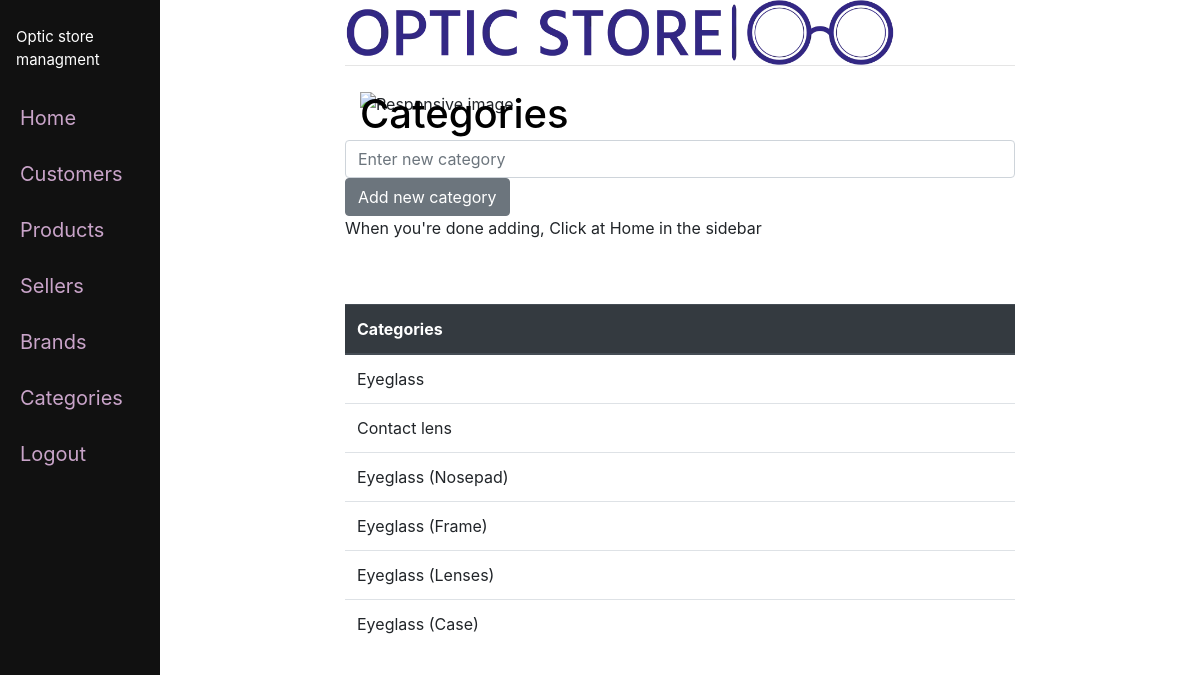
Page /category/ (signed in) on the committed database.
### optic/models.py (models this page shows, shortened)
class Category(models.Model):
    NADMIN = 'Added by a non-admin user'
    ADMIN = 'Approved by Admin'
    ADDER = [
        (NADMIN, ('Added by a non-admin user')),
        (ADMIN, ('Approved by Admin')),
    ]
    name = models.CharField(max_length=100)
    status = models.CharField(max_length=30, choices=ADDER, default=NADMIN)

### optic/views.py (the view, shortened to what this page needs)
# urls.py: path('category/', views.category, name='category'),
def category(request):
    categories = Category.objects.all()
    current_user = request.user
    return render(request, 'category.html', {'categories':categories})

### optic/templates/category.html (shortened to what this page needs)
{% extends 'base.html' %}
{% load static %}
{% block content%}
{% if user.is_authenticated %}
	<div class="container">
		<h1 style="position: absolute; text-align: left; color: #000000;">Categories</h1>
		<img src='{% static "category.png" %}' style="width: 100%; height: 50px; object-fit: cover;" alt="Responsive image">
	</div>
	<form method="post" action="#">
		<input class="form-control me-2" type="search" placeholder="Enter new category" aria-label="Search" name="category">
		<button type="submit", name="newcategory", value="newcategory" class="btn btn-secondary">Add new category</button>
		<p>When you're done adding, Click at Home in the sidebar</p>
		{% if user.is_superuser %}
		<table class="table table-hover">
			<thead class="thead-dark"><tr>
				<th>Categoies added by a non admin user</th>
				<th></th>
				<th></th>
			</tr></thead>
				<tbody>
					{% for category in categories %} {% if category.status == category.NADMIN %}
						<tr>
							<td>{{ category.name }}</td>
							<td><button type="submit", name="delete", value="{{category.id}}" class="btn btn-danger">Delete</button></td>
							<td><button type="submit", name="approve", value="{{category.id}}" class="btn btn-primary">Approve</button></td>
						</tr>
						{% endif %}
					{% endfor %}
				</tbody>
		</table>
		<table class="table table-hover">
			<thead class="thead-dark"><tr>
				<th>Approved categories</th>
				{% if user.is_superuser %}<th></th>{% endif %}
			</tr></thead>
				<tbody>
					{% for category in categories %} {% if category.status == category.ADMIN %}
						<tr>
							<td>{{ category.name }}</td>
							{% if user.is_superuser %}<td><button type="submit", name="delete", value="{{category.id}}" class="btn btn-danger">Delete</button></td>{% endif %}
						</tr>
						{% endif %}
					{% endfor %}
				</tbody>
		</table>
		{% else %}
		<table class="table table-hover">
			<thead class="thead-dark"><tr>
				<th>Categories</th>
			</tr></thead>
				<tbody>
					{% for category in categories %}
						<tr>
							<td>{{ category.name }}</td>
						</tr>
					{% endfor %}
				</tbody>
		</table>
		{% endif %}
	</form>
	{% else %}
		<small><a href="/">Login</a> To view this page if you have to login</small>
		{% endif %}
{% endblock %}

### rows in the picture
Category: name "Eyeglass"
Category: name "Contact lens"
Category: name "Eyeglass (Nosepad)"
Category: name "Eyeglass (Frame)"
Category: name "Eyeglass (Lenses)"
Category: name "Eyeglass (Case)"
